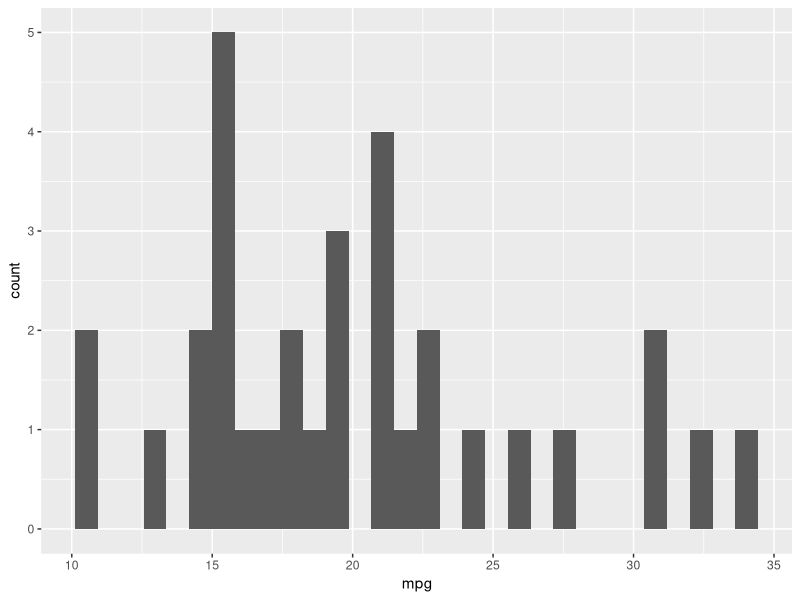
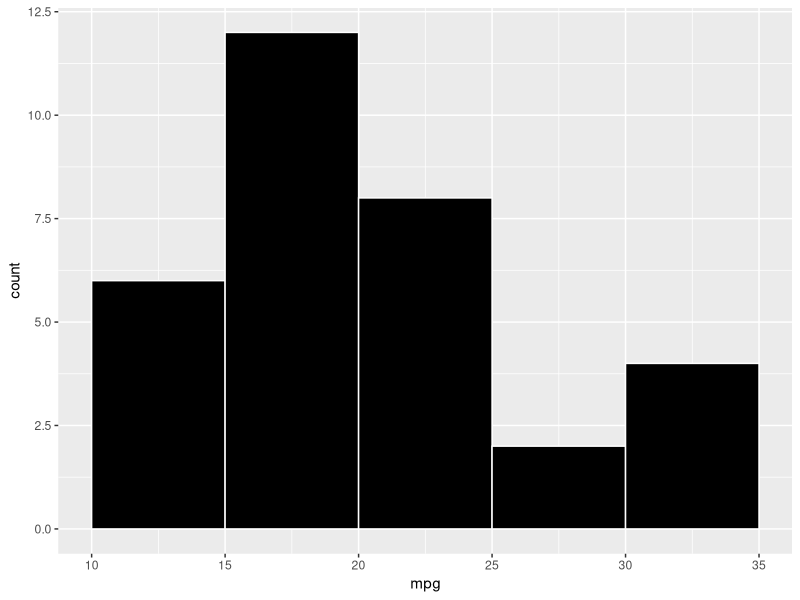
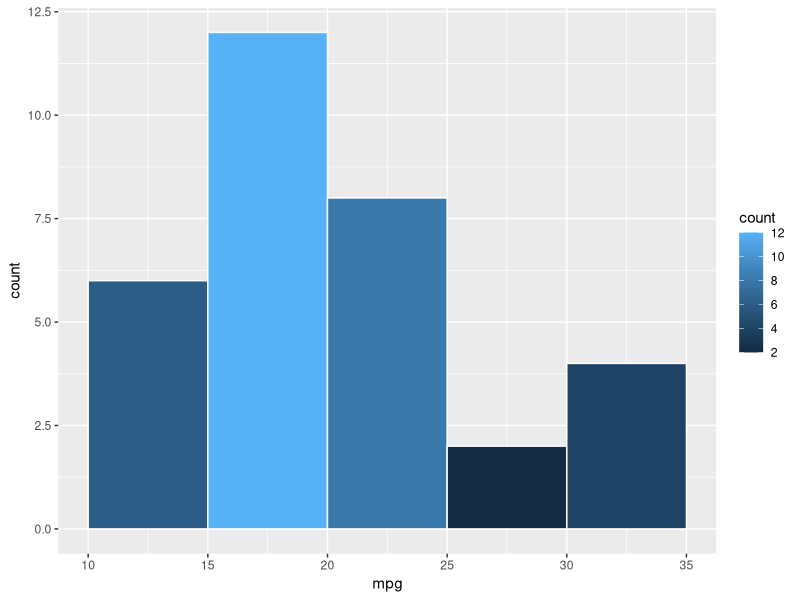
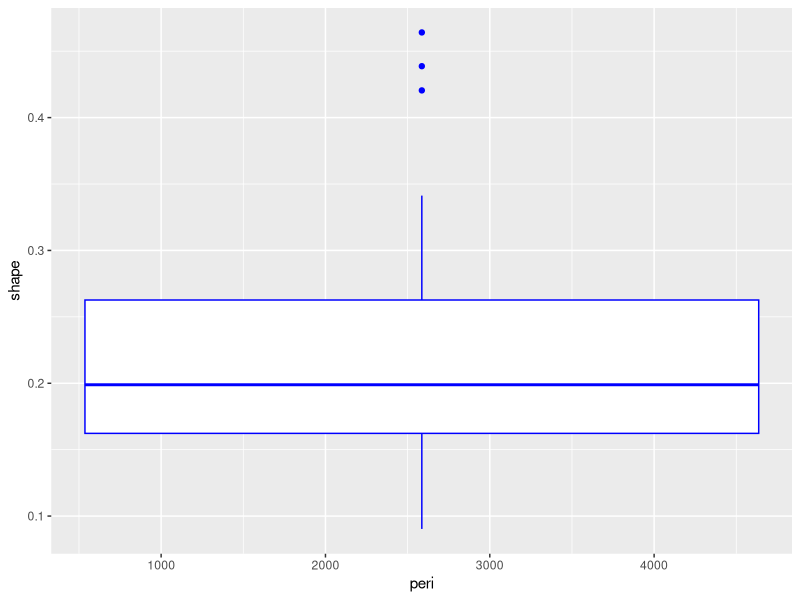
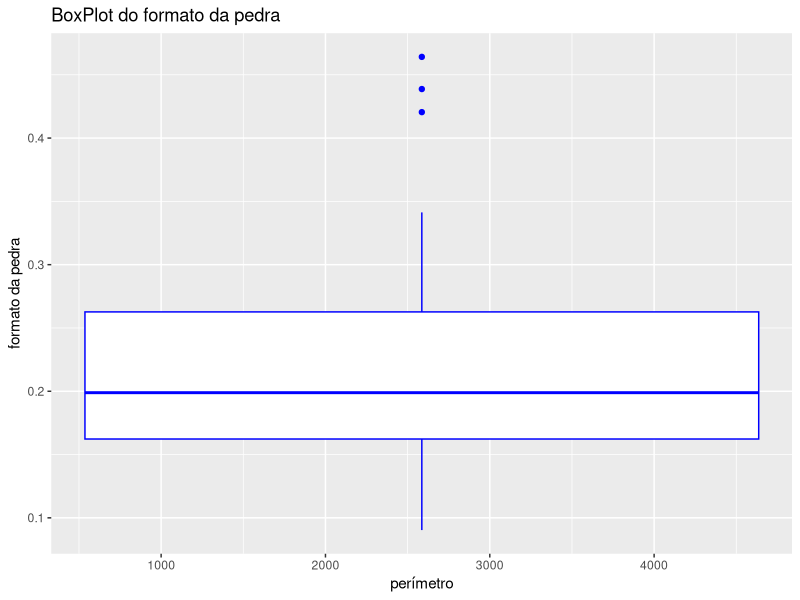
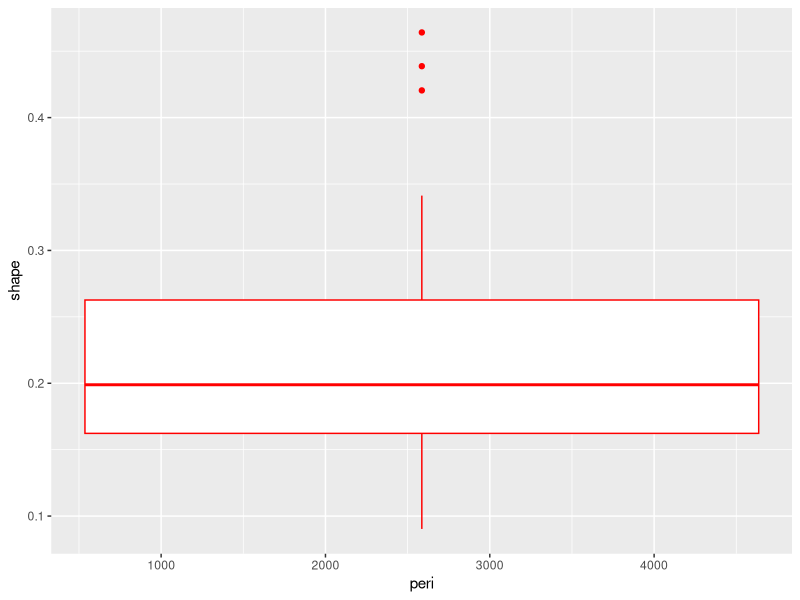
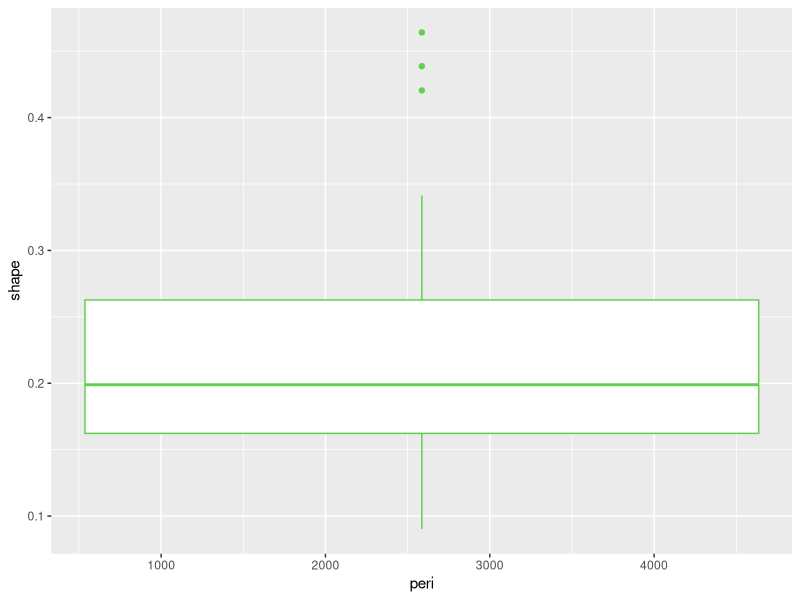
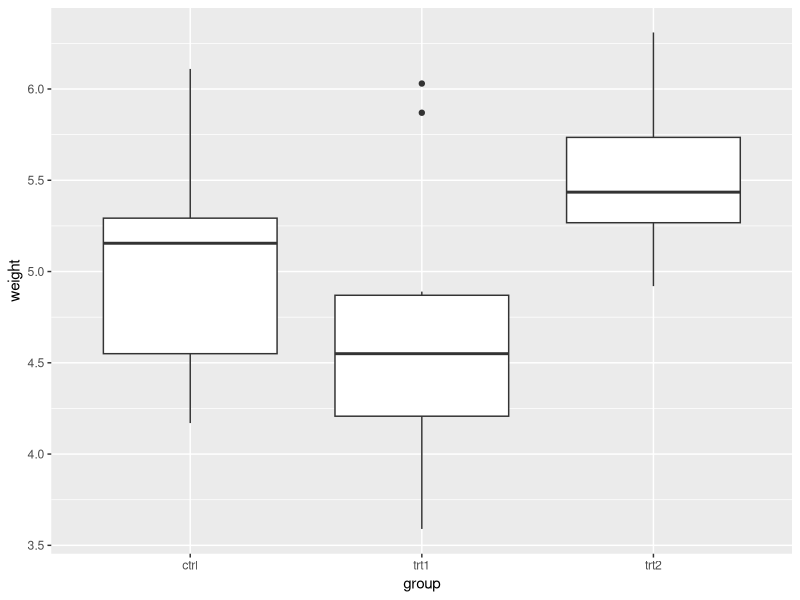

Write the R code that produced these figures, in order.
## ---- chunk 1
library(ggplot2)
## ---- chunk 2
ggplot(mtcars, aes(mpg))+ 
  geom_histogram()
## ---- chunk 3
#Script para histograma no ggplot2

h <- ggplot(mtcars, aes(mpg))+
  geom_histogram(breaks=seq(10, 35, by = 5), color="white", fill="black")
h
## ---- chunk 4
#Script de histograma no ggplot com termômetro de cores

h <- ggplot(mtcars, aes(mpg))+
  geom_histogram(breaks=seq(10, 35, by = 5), color="white", aes(fill=..count..))
h
## ---- chunk 5
rock[1:6,]
## ---- chunk 6
#Script para BoxPlot simples

b <- ggplot(rock, aes(x=peri, y=shape))+
  geom_boxplot(color="Blue")
b
## ---- chunk 7
b + ggtitle("BoxPlot do formato da pedra")+
  xlab("perímetro")+ 
  ylab("formato da pedra")
## ---- chunk 8
b <- ggplot(rock, aes(x=peri, y=shape))+
  geom_boxplot(color="red")
b
## ---- chunk 9
b <- ggplot(rock, aes(x=peri, y=shape))+
  geom_boxplot(color=3)
b
## ---- chunk 10
PlantGrowth[1:6,]
## ---- chunk 11
b <- ggplot(PlantGrowth, aes(x=group, y=weight))+
  geom_boxplot()
b
## ---- chunk 12
b <- ggplot(PlantGrowth, aes(x=group, y=weight, fill=group))+
  geom_boxplot()
b
## ---- chunk 13
b <- ggplot(PlantGrowth, aes(x=group, y=weight, fill=group))+
  geom_boxplot(outlier.colour="red")+
  geom_jitter(size=2, colour="blue")
b
## ---- chunk 14
b <- ggplot(PlantGrowth, aes(x=group, y=weight, fill=group))+
  geom_boxplot(outlier.colour="red")+
  geom_jitter(size=2, colour="blue")+
  coord_flip( )
b
## ---- chunk 15
b + ggtitle("Boxplot para rendimento de plantas segundo o tratamento")+
  xlab("tratamento")+ 
  ylab("peso")
b
## ---- chunk 16
Orange[1:6,]
## ---- chunk 17
b <- ggplot(Orange, aes(x=age, y=circumference, fill=Tree))+ 
  geom_point()
b
## ---- chunk 18
b + geom_point(aes(colour=Tree))
## ---- chunk 19
b + geom_point(aes(colour=age))
## ---- chunk 20
b <- ggplot(Orange, aes(x=age, y=circumference, fill=Tree))+ 
  geom_jitter()
b
## ---- chunk 21
mes <- 1:12
temperatura <- c(-5.44, -5.17, 0.11, 6.89, 12.67, 17.94, 20.44, 19.5, 15.67, 9.72, 4.06, -2.56)
dados <- data.frame(mes, temperatura, grupo=factor(c(rep(1, 12))))
p <- ggplot(dados, aes(x=mes, y=temperatura, group=grupo))
p + geom_line(color=2) #podemos especificar a cor da linha
## ---- chunk 22
p + geom_line(color=2) + coord_cartesian(xlim=c(0, 12))
## ---- chunk 23
p + geom_line(color=2) + coord_cartesian(xlim=c(0, 12))+
  geom_point(color="black")
